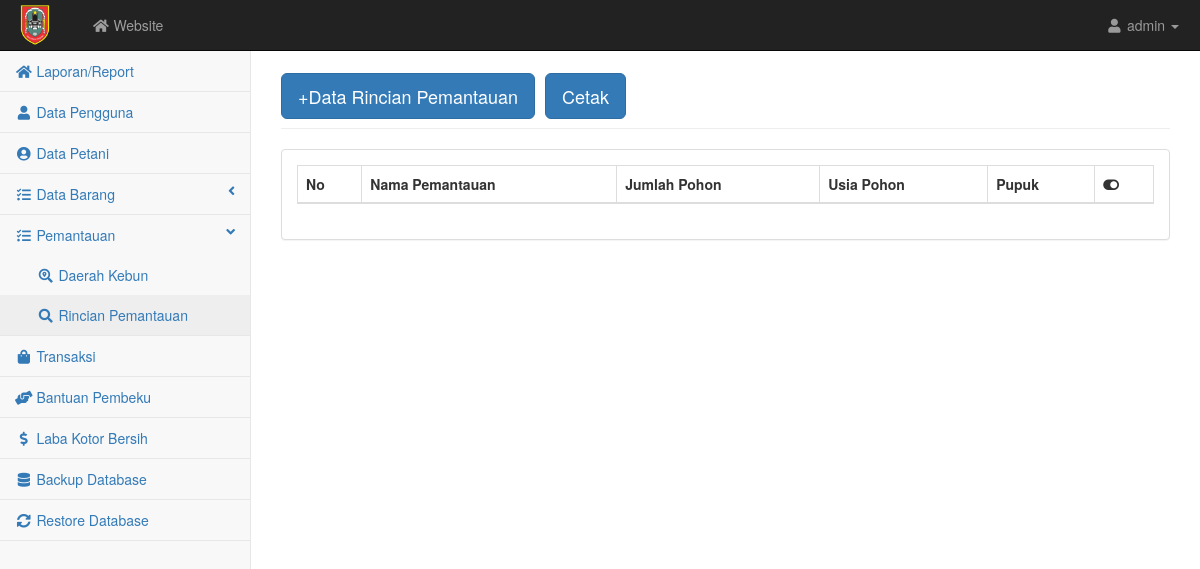
The page /admin/rincian.php on the database as committed earlier.
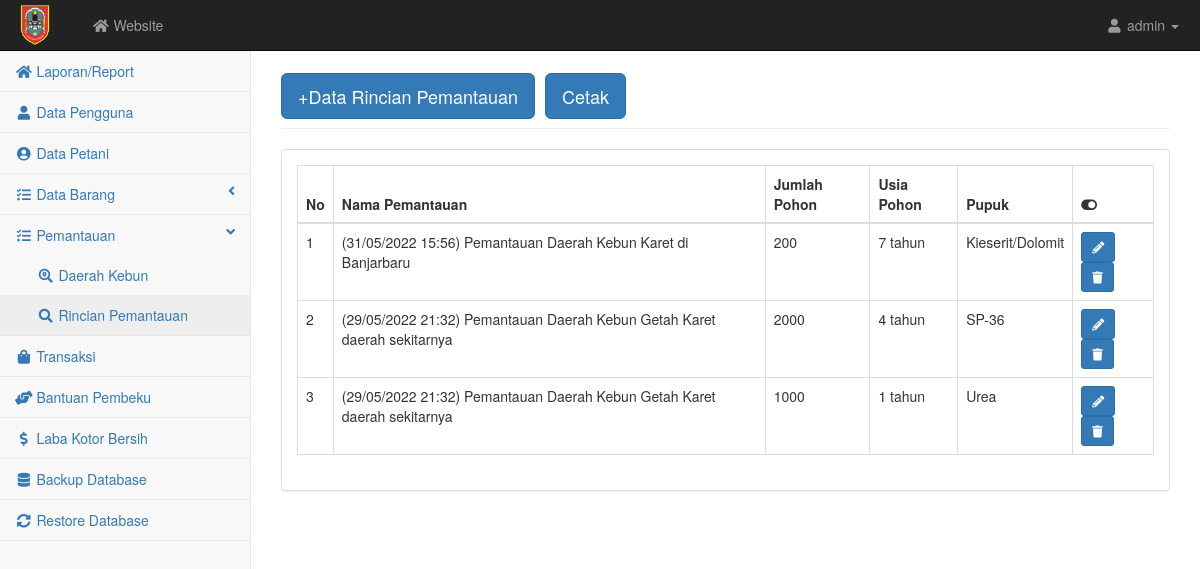
The same page on the database as committed later.
### tables this page shows
CREATE TABLE `rincian` (
  `idrincian` int(5) NOT NULL,
  `idmonitoring` int(5) NOT NULL,
  `jumlahpohon` int(5) NOT NULL,
  `usiapohon` int(2) NOT NULL,
  `pupuk` varchar(50) NOT NULL
);

CREATE TABLE `monitoring` (
  `idmonitoring` int(5) NOT NULL,
  `id` int(5) NOT NULL,
  `tgl` datetime NOT NULL,
  `lokasi` text NOT NULL,
  `ket` text NOT NULL,
  `total` int(5) NOT NULL
);

### admin/rincian.php (the view, shortened to what this page needs)
<?php require('atas.php') ?>
<div id="page-wrapper">
    <div class="container-fluid">
        <div class="row">
            <div class="col-lg-12">
                <h1 class="page-header"><button class="btn btn-primary btn-lg"><a href="rincian_input.php" style="color: white; text-decoration: none">+Data Rincian Pemantauan</a></button>
                <button type="button" class="btn btn-primary btn-lg" data-toggle="modal" data-target="#myModal"> Cetak </button></h1>
            </div>
        </div>
        <div class="row">
            <div class="col-lg-12">
                <div class="panel panel-default">
                    <div class="panel-body">
                        <div class="table-responsive">
                            <table class="table table-bordered table-hover" id="dataTables-example">
                                <thead class="success">
                                    <tr>
                                        <th>No</th>
                                        <th>Nama Pemantauan</th>
                                        <th>Jumlah Pohon</th>
                                        <th>Usia Pohon</th>
                                        <th>Pupuk</th>
                                        <th><i class="fa fa-toggle-on"></i></th>
                                    </tr>
                                </thead>
                                <tbody>
                                    <?php $no=1; $query = mysqli_query($kon, "SELECT * FROM rincian INNER JOIN monitoring ON rincian.idmonitoring = monitoring.idmonitoring ORDER BY idrincian DESC");
                                        while($data = mysqli_fetch_array($query)){ ?>
                                            <tr class="odd gradeX">
                                                    <td><?= $no++; ?></td>
                                                    <td><?= '('.date('d/m/Y H:i',strtotime($data['tgl'])).') '.$data['ket']; ?></td>
                                                    <td><?= $data['jumlahpohon'] ?></td>
                                                    <td><?= $data['usiapohon'] ?> tahun</td>
                                                    <td><?= $data['pupuk'] ?></td>
                                                    <td>
                                                        <a href="rincian_edit.php?idrincian=<?php echo $data['idrincian']; ?>" class="btn btn-primary btn-sm"><i class="fa fa-pencil-alt"></i></a>
                                                        <a href="delete.php?idrincian=<?php echo $data['idrincian'] ?>" class="btn btn-primary btn-sm"><i class="fa fa-trash"></i></a>
                                                    </td>
                                                </tr>
                                        <?php } ?>
                                </tbody>
                            </table>
                        </div>
                    </div>
                </div>
            </div>
        </div>
    </div>
</div>
    </div>
<?php require('bawah.php') ?>

### admin/atas.php (shortened to what this page needs)
<!DOCTYPE html>
<html lang="en">
    <head>
        <link href="css/bootstrap.min.css" rel="stylesheet">
        <link href="css/dataTables/dataTables.bootstrap.css" rel="stylesheet">
        <link href="css/dataTables/dataTables.responsive.css" rel="stylesheet">
        <link href="css/metisMenu.min.css" rel="stylesheet">
        <link href="css/timeline.css" rel="stylesheet">
        <link href="css/startmin.css" rel="stylesheet">
        <link href="css/morris.css" rel="stylesheet">
        <link rel="stylesheet" href="../css/fontawesome-free/css/all.min.css">
    </head>
    <body>
        <div id="wrapper">
            <nav class="navbar navbar-inverse navbar-fixed-top" role="navigation">
                <div class="navbar-header">
                    <a class="navbar-brand" href="#"><img src="../images/logo.png" style="width: 40px; position: relative; bottom: 10px; float: left; margin-right: 7px;"></a>
                </div>
                <ul class="nav navbar-nav navbar-left navbar-top-links">
                    <li><a href="../index.php" target="_blank"><i class="fa fa-home fa-fw"></i> Website</a></li>
                </ul>
                <ul class="nav navbar-right navbar-top-links">
                    <li class="dropdown">
                        <a class="dropdown-toggle" data-toggle="dropdown" href="#">
                            <i class="fa fa-user fa-fw"></i> admin <b class="caret"></b>
                        </a>
                    </li>
                </ul>
<div class="navbar-default sidebar" role="navigation">
    <div class="sidebar-nav navbar-collapse">
        <ul class="nav" id="side-menu">
            <li>
                <a href="index.php"><i class="fa fa-home fa-fw"></i> Laporan/Report</a>
            </li>
            <li>
                <a href="user.php"><i class="fa fa-user fa-fw"></i> Data Pengguna</a>
            </li>
            <li>
                <a href="petani.php"><i class="fa fa-user-circle fa-fw"></i> Data Petani</a>
            </li>
            <li>
                <a href="#"><i class="fa fa-tasks fa-fw"></i> Data Barang<span class="fa arrow"></span></a>
            </li>
            <li>
                <a href="#"><i class="fa fa-tasks fa-fw"></i> Pemantauan<span class="fa arrow"></span></a>
                <ul class="nav nav-second-level">
                    <li>
                        <a href="monitoring.php"><i class="fa fa-search-location fa-fw"></i> Daerah Kebun</a>
                    </li>
                    <li>
                        <a href="rincian.php"><i class="fa fa-search fa-fw"></i> Rincian Pemantauan</a>
                    </li>
                </ul>
            </li>
            <li>
                <a href="transaksi.php"><i class="fa fa-shopping-bag fa-fw"></i> Transaksi</a>
            </li>
            <li>
                <a href="pembeku.php"><i class="fa fa-hands-helping fa-fw"></i> Bantuan Pembeku</a>
            </li>
            <li>
                <a href="pendapatan2.php"><i class="fa fa-dollar-sign fa-fw"></i> Laba Kotor Bersih</a>
            </li>
            <li>
                <a href="data_backup.php" onclick="return confirm('Yakin ingin Backup?');"><i class="fa fa-database fa-fw"></i> Backup Database</a>
            </li>
            <li>
                <a href="data_restore.php"><i class="fa fa-sync-alt fa-fw"></i> Restore Database</a>
            </li>
        </ul>
    </div>
</div>
</nav>

### admin/bawah.php (shortened to what this page needs)
</body>
</html>

### admin/css/startmin.css (style rules this page uses)
body { background-color: #f8f8f8; }
#wrapper { width: 100%; }
#page-wrapper { padding-top: 30px; min-height: 568px; background-color: #fff; }
@media (min-width:768px) { #page-wrapper { position: inherit; margin-left: 250px; padding: 30px 15px 0 15px; border-left: 1px solid #e7e7e7; } }
.navbar-header { float: left; }
.navbar-left { float: left; }
.navbar-right { text-align: right; }
.navbar-top-links { margin: 0; }
.navbar-top-links li { display: inline-block; }
.navbar-top-links li:last-child { margin-right: 6px; }
.navbar-top-links li a { padding: 15px; min-height: 50px; }
.navbar-top-links>li>a { color: #999; }
.sidebar .sidebar-nav.navbar-collapse { padding-right: 0; padding-left: 0; }
.sidebar ul li { border-bottom: 1px solid #e7e7e7; }
.sidebar ul li a.active { background-color: #eee; }
.sidebar .arrow { float: right; }
.sidebar .fa.arrow:before { content: "\f104"; }
.sidebar .active>a>.fa.arrow:before { content: "\f107"; }
.sidebar .nav-second-level li, .sidebar .nav-third-level li { border-bottom: 0!important; }
.sidebar .nav-second-level li a { padding-left: 37px; }
@media (min-width:768px) { .sidebar { z-index: 1; position: absolute; width: 250px; margin-top: 51px; } }

Rows that differ between the two databases and show on the page:
added rincian: idmonitoring.tgl "31/05/2022 15:56", idmonitoring.ket "Pemantauan Daerah Kebun Karet di Banjarbaru", jumlahpohon "200", usiapohon "7", pupuk "Kieserit/Dolomit"
added rincian: idmonitoring.tgl "29/05/2022 21:32", idmonitoring.ket "Pemantauan Daerah Kebun Getah Karet daerah sekitarnya", jumlahpohon "2000", usiapohon "4", pupuk "SP-36"
added rincian: idmonitoring.tgl "29/05/2022 21:32", idmonitoring.ket "Pemantauan Daerah Kebun Getah Karet daerah sekitarnya", jumlahpohon "1000", usiapohon "1", pupuk "Urea"
